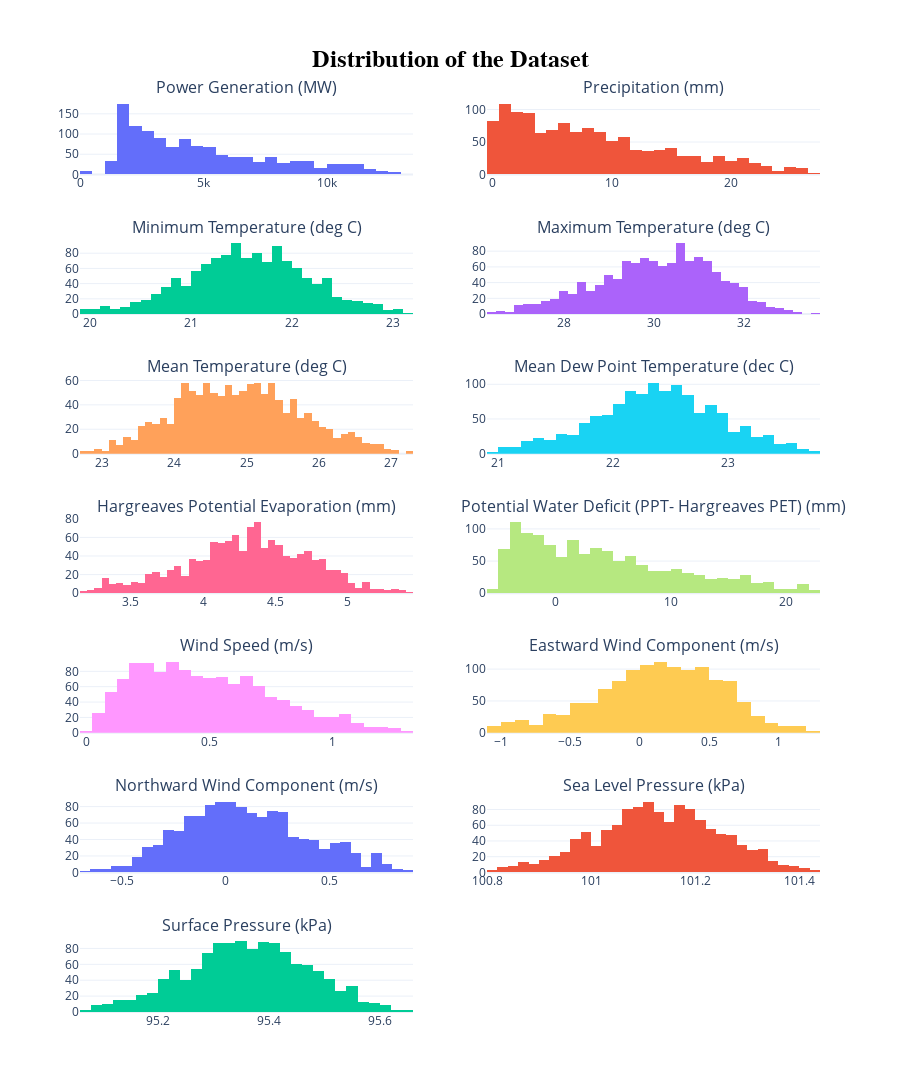

Write notebook code for a chart like this one.
### Code cell
hist_no_outlier = generate_hist(df_no_outliers_5)

### Figure 1 — Plotly figure (JSON) as saved in the notebook; plotly's stock layout.template omitted (floating-point values rounded to 4 significant figures; data arrays with more than 128 entries replaced by an {"elided": "..."} marker saying what was removed)
{"data": [{"type": "histogram", "x": {"elided": "1262 int values"}, "xaxis": "x", "yaxis": "y"}, {"type": "histogram", "x": {"elided": "1262 float values"}, "xaxis": "x2", "yaxis": "y2"}, {"type": "histogram", "x": {"elided": "1262 float values"}, "xaxis": "x3", "yaxis": "y3"}, {"type": "histogram", "x": {"elided": "1262 float values"}, "xaxis": "x4", "yaxis": "y4"}, {"type": "histogram", "x": {"elided": "1262 float values"}, "xaxis": "x5", "yaxis": "y5"}, {"type": "histogram", "x": {"elided": "1262 float values"}, "xaxis": "x6", "yaxis": "y6"}, {"type": "histogram", "x": {"elided": "1262 float values"}, "xaxis": "x7", "yaxis": "y7"}, {"type": "histogram", "x": {"elided": "1262 float values"}, "xaxis": "x8", "yaxis": "y8"}, {"type": "histogram", "x": {"elided": "1262 float values"}, "xaxis": "x9", "yaxis": "y9"}, {"type": "histogram", "x": {"elided": "1262 float values"}, "xaxis": "x10", "yaxis": "y10"}, {"type": "histogram", "x": {"elided": "1262 float values"}, "xaxis": "x11", "yaxis": "y11"}, {"type": "histogram", "x": {"elided": "1262 float values"}, "xaxis": "x12", "yaxis": "y12"}, {"type": "histogram", "x": {"elided": "1262 float values"}, "xaxis": "x13", "yaxis": "y13"}], "layout": {"annotations": [{"font": {"size": 16}, "showarrow": false, "text": "Power Generation (MW)", "x": 0.225, "xanchor": "center", "xref": "paper", "y": 1.0, "yanchor": "bottom", "yref": "paper"}, {"font": {"size": 16}, "showarrow": false, "text": "Precipitation (mm)", "x": 0.775, "xanchor": "center", "xref": "paper", "y": 1.0, "yanchor": "bottom", "yref": "paper"}, {"font": {"size": 16}, "showarrow": false, "text": "Minimum Temperature (deg C)", "x": 0.225, "xanchor": "center", "xref": "paper", "y": 0.8469, "yanchor": "bottom", "yref": "paper"}, {"font": {"size": 16}, "showarrow": false, "text": "Maximum Temperature (deg C)", "x": 0.775, "xanchor": "center", "xref": "paper", "y": 0.8469, "yanchor": "bottom", "yref": "paper"}, {"font": {"size": 16}, "showarrow": false, "text": "Mean Temperature (deg C)", "x": 0.225, "xanchor": "center", "xref": "paper", "y": 0.6939, "yanchor": "bottom", "yref": "paper"}, {"font": {"size": 16}, "showarrow": false, "text": "Mean Dew Point Temperature (dec C)", "x": 0.775, "xanchor": "center", "xref": "paper", "y": 0.6939, "yanchor": "bottom", "yref": "paper"}, {"font": {"size": 16}, "showarrow": false, "text": "Hargreaves Potential Evaporation (mm)", "x": 0.225, "xanchor": "center", "xref": "paper", "y": 0.5408, "yanchor": "bottom", "yref": "paper"}, {"font": {"size": 16}, "showarrow": false, "text": "Potential Water Deficit (PPT- Hargreaves PET) (mm)", "x": 0.775, "xanchor": "center", "xref": "paper", "y": 0.5408, "yanchor": "bottom", "yref": "paper"}, {"font": {"size": 16}, "showarrow": false, "text": "Wind Speed (m/s)", "x": 0.225, "xanchor": "center", "xref": "paper", "y": 0.3878, "yanchor": "bottom", "yref": "paper"}, {"font": {"size": 16}, "showarrow": false, "text": "Eastward Wind Component (m/s)", "x": 0.775, "xanchor": "center", "xref": "paper", "y": 0.3878, "yanchor": "bottom", "yref": "paper"}, {"font": {"size": 16}, "showarrow": false, "text": "Northward Wind Component (m/s)", "x": 0.225, "xanchor": "center", "xref": "paper", "y": 0.2347, "yanchor": "bottom", "yref": "paper"}, {"font": {"size": 16}, "showarrow": false, "text": "Sea Level Pressure (kPa)", "x": 0.775, "xanchor": "center", "xref": "paper", "y": 0.2347, "yanchor": "bottom", "yref": "paper"}, {"font": {"size": 16}, "showarrow": false, "text": "Surface Pressure (kPa)", "x": 0.225, "xanchor": "center", "xref": "paper", "y": 0.08163, "yanchor": "bottom", "yref": "paper"}], "height": 1500, "showlegend": false, "title": {"font": {"color": "black", "family": "Arial, sans-serif", "size": 24, "weight": "bold"}, "text": "Distribution of the Dataset", "x": 0.5, "xanchor": "center", "yanchor": "top"}, "xaxis": {"anchor": "y", "domain": [0, 0.45]}, "xaxis10": {"anchor": "y10", "domain": [0.55, 1]}, "xaxis11": {"anchor": "y11", "domain": [0, 0.45]}, "xaxis12": {"anchor": "y12", "domain": [0.55, 1]}, "xaxis13": {"anchor": "y13", "domain": [0, 0.45]}, "xaxis14": {"anchor": "y14", "domain": [0.55, 1]}, "xaxis2": {"anchor": "y2", "domain": [0.55, 1]}, "xaxis3": {"anchor": "y3", "domain": [0, 0.45]}, "xaxis4": {"anchor": "y4", "domain": [0.55, 1]}, "xaxis5": {"anchor": "y5", "domain": [0, 0.45]}, "xaxis6": {"anchor": "y6", "domain": [0.55, 1]}, "xaxis7": {"anchor": "y7", "domain": [0, 0.45]}, "xaxis8": {"anchor": "y8", "domain": [0.55, 1]}, "xaxis9": {"anchor": "y9", "domain": [0, 0.45]}, "yaxis": {"anchor": "x", "domain": [0.9184, 1.0]}, "yaxis10": {"anchor": "x10", "domain": [0.3061, 0.3878]}, "yaxis11": {"anchor": "x11", "domain": [0.1531, 0.2347]}, "yaxis12": {"anchor": "x12", "domain": [0.1531, 0.2347]}, "yaxis13": {"anchor": "x13", "domain": [0, 0.08163]}, "yaxis14": {"anchor": "x14", "domain": [0, 0.08163]}, "yaxis2": {"anchor": "x2", "domain": [0.9184, 1.0]}, "yaxis3": {"anchor": "x3", "domain": [0.7653, 0.8469]}, "yaxis4": {"anchor": "x4", "domain": [0.7653, 0.8469]}, "yaxis5": {"anchor": "x5", "domain": [0.6122, 0.6939]}, "yaxis6": {"anchor": "x6", "domain": [0.6122, 0.6939]}, "yaxis7": {"anchor": "x7", "domain": [0.4592, 0.5408]}, "yaxis8": {"anchor": "x8", "domain": [0.4592, 0.5408]}, "yaxis9": {"anchor": "x9", "domain": [0.3061, 0.3878]}}}
